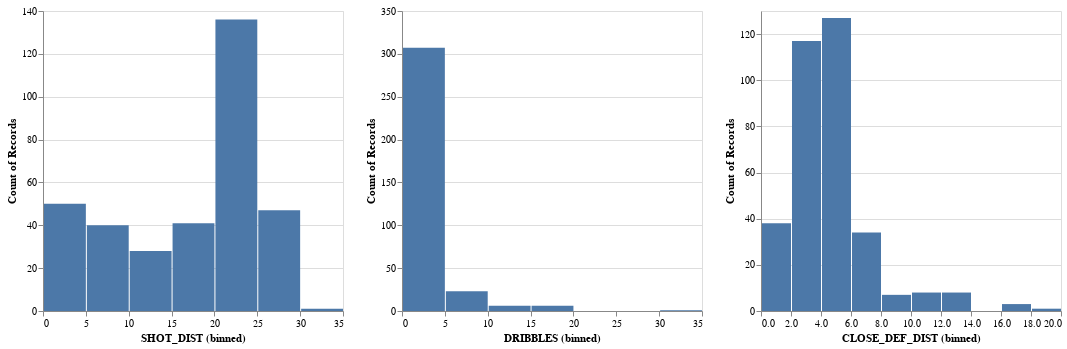

The notebook cell saved with this chart:
### Markdown cell above
# James Harden defensive stats

### Code cell
nv = missedshot[missedshot.CLOSEST_DEFENDER == 'Harden, James']

chart1 = alt.Chart(nv).mark_bar().encode(
    x=X('SHOT_DIST', bin=True),
    y='count()',
).properties(
    height=300,
    width=300
)

chart2 = alt.Chart(nv).mark_bar().encode(
    x=X('DRIBBLES', bin=True),
    y='count()'
).properties(
    height=300,
    width=300
)


chart3 = alt.Chart(nv).mark_bar().encode(
    x=X('CLOSE_DEF_DIST', bin=True),
    y='count()'
).properties(
    height=300,
    width=300
)
chart1 | chart2 | chart3

### Figure 1 — Vega-Lite specification as saved in the notebook (floating-point values rounded to 4 significant figures; data arrays with more than 128 entries replaced by an {"elided": "..."} marker saying what was removed)
{"config": {"view": {"continuousWidth": 400, "continuousHeight": 300}}, "hconcat": [{"mark": "bar", "encoding": {"x": {"bin": true, "field": "SHOT_DIST", "type": "quantitative"}, "y": {"aggregate": "count", "type": "quantitative"}}, "height": 300, "width": 300}, {"mark": "bar", "encoding": {"x": {"bin": true, "field": "DRIBBLES", "type": "quantitative"}, "y": {"aggregate": "count", "type": "quantitative"}}, "height": 300, "width": 300}, {"mark": "bar", "encoding": {"x": {"bin": true, "field": "CLOSE_DEF_DIST", "type": "quantitative"}, "y": {"aggregate": "count", "type": "quantitative"}}, "height": 300, "width": 300}], "data": {"name": "data-bf1fbf1520d830a81cc9ee43f7798180"}, "$schema": "https://vega.github.io/schema/vega-lite/v4.17.0.json", "datasets": {"data-bf1fbf1520d830a81cc9ee43f7798180": {"elided": "343 records"}}}
